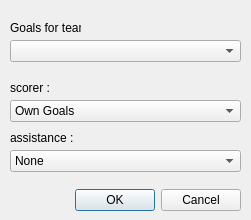
<?xml version="1.0" encoding="UTF-8"?>
<ui version="4.0">
 <class>Dialog_goal</class>
 <widget class="QDialog" name="Dialog_goal">
  <property name="geometry">
   <rect>
    <x>0</x>
    <y>0</y>
    <width>251</width>
    <height>220</height>
   </rect>
  </property>
  <property name="windowTitle">
   <string>save goalscorer</string>
  </property>
  <widget class="QDialogButtonBox" name="buttonBox">
   <property name="geometry">
    <rect>
     <x>20</x>
     <y>180</y>
     <width>221</width>
     <height>41</height>
    </rect>
   </property>
   <property name="orientation">
    <enum>Qt::Horizontal</enum>
   </property>
   <property name="standardButtons">
    <set>QDialogButtonBox::Cancel|QDialogButtonBox::Ok</set>
   </property>
   <property name="centerButtons">
    <bool>false</bool>
   </property>
  </widget>
  <widget class="QComboBox" name="comboBox_team">
   <property name="geometry">
    <rect>
     <x>10</x>
     <y>40</y>
     <width>231</width>
     <height>22</height>
    </rect>
   </property>
   <property name="editable">
    <bool>false</bool>
   </property>
   <property name="currentText">
    <string/>
   </property>
   <property name="modelColumn">
    <number>0</number>
   </property>
  </widget>
  <widget class="QLabel" name="label">
   <property name="geometry">
    <rect>
     <x>10</x>
     <y>20</y>
     <width>71</width>
     <height>16</height>
    </rect>
   </property>
   <property name="text">
    <string>Goals for team:</string>
   </property>
  </widget>
  <widget class="QLabel" name="label_2">
   <property name="geometry">
    <rect>
     <x>10</x>
     <y>80</y>
     <width>71</width>
     <height>16</height>
    </rect>
   </property>
   <property name="text">
    <string>scorer :</string>
   </property>
  </widget>
  <widget class="QLabel" name="label_3">
   <property name="geometry">
    <rect>
     <x>10</x>
     <y>130</y>
     <width>71</width>
     <height>16</height>
    </rect>
   </property>
   <property name="text">
    <string>assistance :</string>
   </property>
  </widget>
  <widget class="QComboBox" name="comboBox_goalscorer">
   <property name="geometry">
    <rect>
     <x>10</x>
     <y>100</y>
     <width>231</width>
     <height>22</height>
    </rect>
   </property>
   <property name="editable">
    <bool>false</bool>
   </property>
   <property name="currentText">
    <string>Own Goals</string>
   </property>
   <property name="modelColumn">
    <number>0</number>
   </property>
   <item>
    <property name="text">
     <string>Own Goals</string>
    </property>
   </item>
  </widget>
  <widget class="QComboBox" name="comboBox_assistance">
   <property name="geometry">
    <rect>
     <x>10</x>
     <y>150</y>
     <width>231</width>
     <height>22</height>
    </rect>
   </property>
   <property name="editable">
    <bool>false</bool>
   </property>
   <property name="currentText">
    <string>None</string>
   </property>
   <property name="modelColumn">
    <number>0</number>
   </property>
   <item>
    <property name="text">
     <string>None</string>
    </property>
   </item>
  </widget>
 </widget>
 <resources/>
 <connections>
  <connection>
   <sender>buttonBox</sender>
   <signal>accepted()</signal>
   <receiver>Dialog_goal</receiver>
   <slot>accept()</slot>
   <hints>
    <hint type="sourcelabel">
     <x>248</x>
     <y>254</y>
    </hint>
    <hint type="destinationlabel">
     <x>157</x>
     <y>274</y>
    </hint>
   </hints>
  </connection>
  <connection>
   <sender>buttonBox</sender>
   <signal>rejected()</signal>
   <receiver>Dialog_goal</receiver>
   <slot>reject()</slot>
   <hints>
    <hint type="sourcelabel">
     <x>316</x>
     <y>260</y>
    </hint>
    <hint type="destinationlabel">
     <x>286</x>
     <y>274</y>
    </hint>
   </hints>
  </connection>
 </connections>
</ui>
